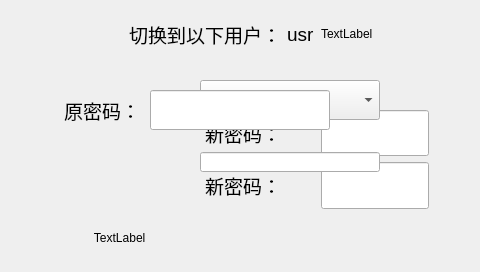
<?xml version="1.0" encoding="UTF-8"?>
<ui version="4.0">
 <class>Dialog_UserCheckAndLogin</class>
 <widget class="QDialog" name="Dialog_UserCheckAndLogin">
  <property name="geometry">
   <rect>
    <x>0</x>
    <y>0</y>
    <width>480</width>
    <height>272</height>
   </rect>
  </property>
  <property name="windowTitle">
   <string>Dialog</string>
  </property>
  <layout class="QHBoxLayout" name="horizontalLayout">
   <item>
    <layout class="QGridLayout" name="gridLayout" columnstretch="4,0,0,0">
     <item row="0" column="2">
      <widget class="QLabel" name="label_title">
       <property name="styleSheet">
        <string notr="true">font: 14pt &quot;Sans Serif&quot;;</string>
       </property>
       <property name="text">
        <string>TextLabel</string>
       </property>
      </widget>
     </item>
     <item row="0" column="1">
      <widget class="QLabel" name="label_usr">
       <property name="font">
        <font>
         <pointsize>14</pointsize>
        </font>
       </property>
       <property name="text">
        <string>usr</string>
       </property>
      </widget>
     </item>
     <item row="3" column="0">
      <widget class="QLabel" name="label_3">
       <property name="font">
        <font>
         <pointsize>14</pointsize>
        </font>
       </property>
       <property name="text">
        <string>新密码：</string>
       </property>
       <property name="alignment">
        <set>Qt::AlignRight|Qt::AlignTrailing|Qt::AlignVCenter</set>
       </property>
      </widget>
     </item>
     <item row="3" column="2">
      <widget class="QLineEdit" name="lineEdit_newpasswd">
       <property name="sizePolicy">
        <sizepolicy hsizetype="Expanding" vsizetype="Expanding">
         <horstretch>0</horstretch>
         <verstretch>0</verstretch>
        </sizepolicy>
       </property>
       <property name="minimumSize">
        <size>
         <width>80</width>
         <height>40</height>
        </size>
       </property>
      </widget>
     </item>
     <item row="0" column="0">
      <widget class="QLabel" name="label_info">
       <property name="sizePolicy">
        <sizepolicy hsizetype="Preferred" vsizetype="Expanding">
         <horstretch>0</horstretch>
         <verstretch>0</verstretch>
        </sizepolicy>
       </property>
       <property name="font">
        <font>
         <pointsize>14</pointsize>
        </font>
       </property>
       <property name="text">
        <string>切换到以下用户：</string>
       </property>
       <property name="alignment">
        <set>Qt::AlignRight|Qt::AlignTrailing|Qt::AlignVCenter</set>
       </property>
      </widget>
     </item>
     <item row="4" column="2">
      <spacer name="verticalSpacer">
       <property name="orientation">
        <enum>Qt::Vertical</enum>
       </property>
       <property name="sizeHint" stdset="0">
        <size>
         <width>20</width>
         <height>40</height>
        </size>
       </property>
      </spacer>
     </item>
     <item row="2" column="3">
      <spacer name="horizontalSpacer_2">
       <property name="orientation">
        <enum>Qt::Horizontal</enum>
       </property>
       <property name="sizeHint" stdset="0">
        <size>
         <width>40</width>
         <height>20</height>
        </size>
       </property>
      </spacer>
     </item>
     <item row="3" column="3">
      <spacer name="horizontalSpacer_4">
       <property name="orientation">
        <enum>Qt::Horizontal</enum>
       </property>
       <property name="sizeHint" stdset="0">
        <size>
         <width>40</width>
         <height>20</height>
        </size>
       </property>
      </spacer>
     </item>
     <item row="4" column="0">
      <widget class="QLabel" name="label_msg">
       <property name="text">
        <string>                         TextLabel</string>
       </property>
      </widget>
     </item>
     <item row="2" column="2">
      <widget class="QLineEdit" name="lineEdit_oldpasswd">
       <property name="sizePolicy">
        <sizepolicy hsizetype="Expanding" vsizetype="Expanding">
         <horstretch>0</horstretch>
         <verstretch>0</verstretch>
        </sizepolicy>
       </property>
       <property name="minimumSize">
        <size>
         <width>100</width>
         <height>40</height>
        </size>
       </property>
      </widget>
     </item>
     <item row="2" column="0">
      <widget class="QLabel" name="label_2">
       <property name="font">
        <font>
         <pointsize>14</pointsize>
        </font>
       </property>
       <property name="text">
        <string>新密码：</string>
       </property>
       <property name="alignment">
        <set>Qt::AlignRight|Qt::AlignTrailing|Qt::AlignVCenter</set>
       </property>
      </widget>
     </item>
     <item row="1" column="2">
      <spacer name="verticalSpacer_2">
       <property name="orientation">
        <enum>Qt::Vertical</enum>
       </property>
       <property name="sizeHint" stdset="0">
        <size>
         <width>20</width>
         <height>40</height>
        </size>
       </property>
      </spacer>
     </item>
    </layout>
   </item>
  </layout>
  <widget class="QLabel" name="label_input">
   <property name="geometry">
    <rect>
     <x>130</x>
     <y>145</y>
     <width>50</width>
     <height>50</height>
    </rect>
   </property>
   <property name="visible">
    <bool>false</bool>
   </property>
   <property name="text">
    <string/>
   </property>
  </widget>
  <widget class="QLineEdit" name="lineEdit_input">
   <property name="geometry">
    <rect>
     <x>200</x>
     <y>152</y>
     <width>180</width>
     <height>20</height>
    </rect>
   </property>
   <property name="visible">
    <bool>false</bool>
   </property>
   <property name="echoMode">
    <enum>QLineEdit::Password</enum>
   </property>
  </widget>
  <widget class="QLabel" name="label_count">
   <property name="geometry">
    <rect>
     <x>130</x>
     <y>75</y>
     <width>50</width>
     <height>50</height>
    </rect>
   </property>
   <property name="visible">
    <bool>false</bool>
   </property>
   <property name="text">
    <string/>
   </property>
  </widget>
  <widget class="QComboBox" name="combox_count">
   <property name="geometry">
    <rect>
     <x>200</x>
     <y>80</y>
     <width>180</width>
     <height>40</height>
    </rect>
   </property>
   <property name="visible">
    <bool>false</bool>
   </property>
   <item>
    <property name="text">
     <string>管理员</string>
    </property>
   </item>
   <item>
    <property name="text">
     <string>操作员</string>
    </property>
   </item>
   <item>
    <property name="text">
     <string>开发</string>
    </property>
   </item>
  </widget>
  <widget class="QLabel" name="label_old_passwd">
   <property name="geometry">
    <rect>
     <x>20</x>
     <y>90</y>
     <width>120</width>
     <height>40</height>
    </rect>
   </property>
   <property name="visible">
    <bool>false</bool>
   </property>
   <property name="font">
    <font>
     <pointsize>14</pointsize>
    </font>
   </property>
   <property name="text">
    <string>原密码：</string>
   </property>
   <property name="alignment">
    <set>Qt::AlignRight|Qt::AlignTrailing|Qt::AlignVCenter</set>
   </property>
  </widget>
  <widget class="QLineEdit" name="lineEdit_old_passwd">
   <property name="geometry">
    <rect>
     <x>150</x>
     <y>90</y>
     <width>180</width>
     <height>40</height>
    </rect>
   </property>
   <property name="visible">
    <bool>false</bool>
   </property>
   <property name="echoMode">
    <enum>QLineEdit::Password</enum>
   </property>
  </widget>
  <widget class="QLabel" name="label_warning">
   <property name="geometry">
    <rect>
     <x>190</x>
     <y>20</y>
     <width>150</width>
     <height>20</height>
    </rect>
   </property>
   <property name="text">
    <string/>
   </property>
  </widget>
 </widget>
 <resources/>
 <connections/>
</ui>
